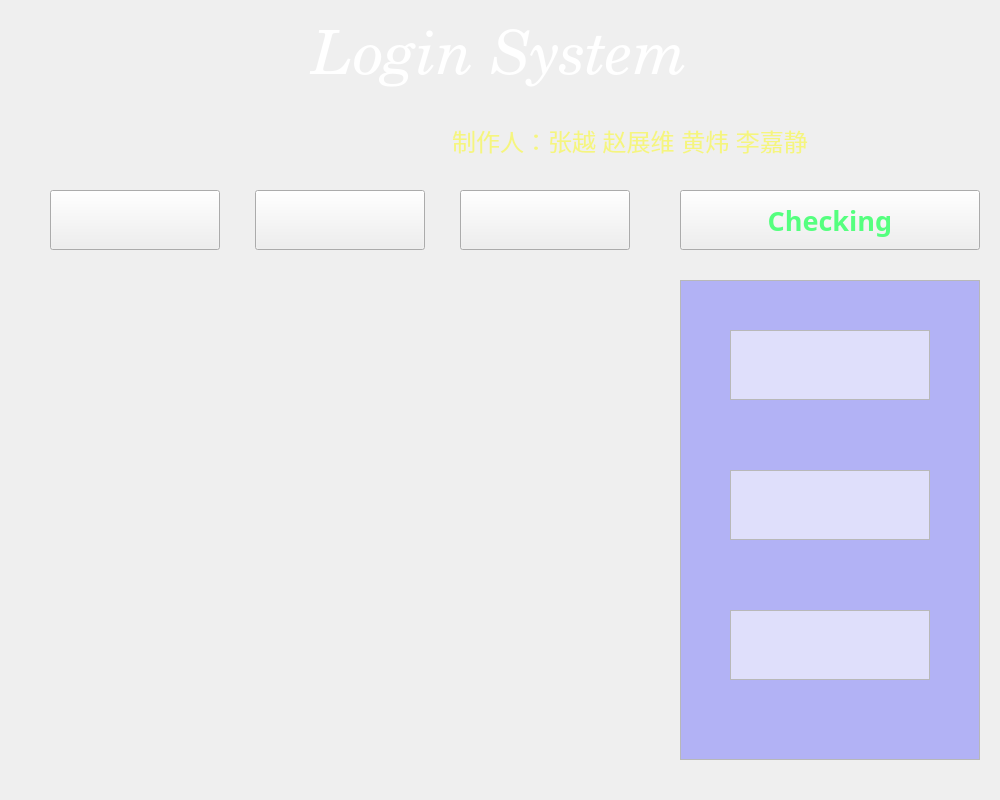
<?xml version="1.0" encoding="UTF-8"?>
<ui version="4.0">
 <class>MainWindow</class>
 <widget class="QMainWindow" name="MainWindow">
  <property name="geometry">
   <rect>
    <x>0</x>
    <y>0</y>
    <width>1000</width>
    <height>800</height>
   </rect>
  </property>
  <property name="windowTitle">
   <string>MainWindow</string>
  </property>
  <widget class="QWidget" name="centralwidget">
   <property name="styleSheet">
    <string notr="true"/>
   </property>
   <widget class="QStackedWidget" name="stackedWidget">
    <property name="geometry">
     <rect>
      <x>0</x>
      <y>0</y>
      <width>1000</width>
      <height>800</height>
     </rect>
    </property>
    <property name="frameShadow">
     <enum>QFrame::Plain</enum>
    </property>
    <property name="currentIndex">
     <number>0</number>
    </property>
    <widget class="QWidget" name="login">
     <widget class="QLabel" name="LoginLabel">
      <property name="geometry">
       <rect>
        <x>20</x>
        <y>280</y>
        <width>640</width>
        <height>480</height>
       </rect>
      </property>
      <property name="palette">
       <palette>
        <active>
         <colorrole role="Base">
          <brush brushstyle="SolidPattern">
           <color alpha="100">
            <red>255</red>
            <green>255</green>
            <blue>255</blue>
           </color>
          </brush>
         </colorrole>
         <colorrole role="Window">
          <brush brushstyle="SolidPattern">
           <color alpha="100">
            <red>240</red>
            <green>240</green>
            <blue>240</blue>
           </color>
          </brush>
         </colorrole>
        </active>
        <inactive>
         <colorrole role="Base">
          <brush brushstyle="SolidPattern">
           <color alpha="100">
            <red>255</red>
            <green>255</green>
            <blue>255</blue>
           </color>
          </brush>
         </colorrole>
         <colorrole role="Window">
          <brush brushstyle="SolidPattern">
           <color alpha="100">
            <red>240</red>
            <green>240</green>
            <blue>240</blue>
           </color>
          </brush>
         </colorrole>
        </inactive>
        <disabled>
         <colorrole role="Base">
          <brush brushstyle="SolidPattern">
           <color alpha="100">
            <red>240</red>
            <green>240</green>
            <blue>240</blue>
           </color>
          </brush>
         </colorrole>
         <colorrole role="Window">
          <brush brushstyle="SolidPattern">
           <color alpha="100">
            <red>240</red>
            <green>240</green>
            <blue>240</blue>
           </color>
          </brush>
         </colorrole>
        </disabled>
       </palette>
      </property>
      <property name="contextMenuPolicy">
       <enum>Qt::DefaultContextMenu</enum>
      </property>
      <property name="autoFillBackground">
       <bool>false</bool>
      </property>
      <property name="styleSheet">
       <string notr="true">background-image: url(:/icon/v1.png);</string>
      </property>
      <property name="text">
       <string/>
      </property>
     </widget>
     <widget class="QPushButton" name="pictureload">
      <property name="geometry">
       <rect>
        <x>50</x>
        <y>190</y>
        <width>170</width>
        <height>60</height>
       </rect>
      </property>
      <property name="palette">
       <palette>
        <active/>
        <inactive/>
        <disabled/>
       </palette>
      </property>
      <property name="font">
       <font>
        <family>黑体</family>
        <pointsize>12</pointsize>
       </font>
      </property>
      <property name="layoutDirection">
       <enum>Qt::LeftToRight</enum>
      </property>
      <property name="styleSheet">
       <string notr="true">border-image: url(:icon/button4.png);
image: url(:/icon/image.png);</string>
      </property>
      <property name="text">
       <string/>
      </property>
     </widget>
     <widget class="QPushButton" name="cameraload">
      <property name="geometry">
       <rect>
        <x>460</x>
        <y>190</y>
        <width>170</width>
        <height>60</height>
       </rect>
      </property>
      <property name="palette">
       <palette>
        <active/>
        <inactive/>
        <disabled/>
       </palette>
      </property>
      <property name="font">
       <font>
        <family>黑体</family>
        <pointsize>12</pointsize>
       </font>
      </property>
      <property name="styleSheet">
       <string notr="true">border-image: url(:icon/button5.png);
image: url(:/icon/instagram.png);</string>
      </property>
      <property name="text">
       <string/>
      </property>
     </widget>
     <widget class="QPushButton" name="videoload">
      <property name="geometry">
       <rect>
        <x>255</x>
        <y>190</y>
        <width>170</width>
        <height>60</height>
       </rect>
      </property>
      <property name="palette">
       <palette>
        <active/>
        <inactive/>
        <disabled/>
       </palette>
      </property>
      <property name="font">
       <font>
        <family>黑体</family>
        <pointsize>12</pointsize>
       </font>
      </property>
      <property name="styleSheet">
       <string notr="true">border-image: url(:icon/button2.png);
image: url(:/icon/video.png);</string>
      </property>
      <property name="text">
       <string/>
      </property>
     </widget>
     <widget class="QLabel" name="title">
      <property name="geometry">
       <rect>
        <x>200</x>
        <y>10</y>
        <width>600</width>
        <height>100</height>
       </rect>
      </property>
      <property name="palette">
       <palette>
        <active>
         <colorrole role="WindowText">
          <brush brushstyle="SolidPattern">
           <color alpha="255">
            <red>255</red>
            <green>255</green>
            <blue>255</blue>
           </color>
          </brush>
         </colorrole>
        </active>
        <inactive>
         <colorrole role="WindowText">
          <brush brushstyle="SolidPattern">
           <color alpha="255">
            <red>255</red>
            <green>255</green>
            <blue>255</blue>
           </color>
          </brush>
         </colorrole>
        </inactive>
        <disabled>
         <colorrole role="WindowText">
          <brush brushstyle="SolidPattern">
           <color alpha="255">
            <red>120</red>
            <green>120</green>
            <blue>120</blue>
           </color>
          </brush>
         </colorrole>
        </disabled>
       </palette>
      </property>
      <property name="font">
       <font>
        <family>Century</family>
        <pointsize>46</pointsize>
        <italic>true</italic>
       </font>
      </property>
      <property name="autoFillBackground">
       <bool>false</bool>
      </property>
      <property name="text">
       <string>Login System</string>
      </property>
      <property name="textFormat">
       <enum>Qt::AutoText</enum>
      </property>
      <property name="scaledContents">
       <bool>false</bool>
      </property>
      <property name="alignment">
       <set>Qt::AlignCenter</set>
      </property>
      <property name="wordWrap">
       <bool>false</bool>
      </property>
      <property name="margin">
       <number>0</number>
      </property>
      <property name="indent">
       <number>1</number>
      </property>
     </widget>
     <widget class="QTextBrowser" name="textBrowser">
      <property name="geometry">
       <rect>
        <x>680</x>
        <y>280</y>
        <width>300</width>
        <height>480</height>
       </rect>
      </property>
      <property name="palette">
       <palette>
        <active>
         <colorrole role="WindowText">
          <brush brushstyle="SolidPattern">
           <color alpha="255">
            <red>215</red>
            <green>215</green>
            <blue>215</blue>
           </color>
          </brush>
         </colorrole>
         <colorrole role="Text">
          <brush brushstyle="SolidPattern">
           <color alpha="255">
            <red>215</red>
            <green>215</green>
            <blue>215</blue>
           </color>
          </brush>
         </colorrole>
         <colorrole role="Base">
          <brush brushstyle="SolidPattern">
           <color alpha="100">
            <red>85</red>
            <green>85</green>
            <blue>255</blue>
           </color>
          </brush>
         </colorrole>
        </active>
        <inactive>
         <colorrole role="WindowText">
          <brush brushstyle="SolidPattern">
           <color alpha="255">
            <red>215</red>
            <green>215</green>
            <blue>215</blue>
           </color>
          </brush>
         </colorrole>
         <colorrole role="Text">
          <brush brushstyle="SolidPattern">
           <color alpha="255">
            <red>215</red>
            <green>215</green>
            <blue>215</blue>
           </color>
          </brush>
         </colorrole>
         <colorrole role="Base">
          <brush brushstyle="SolidPattern">
           <color alpha="100">
            <red>85</red>
            <green>85</green>
            <blue>255</blue>
           </color>
          </brush>
         </colorrole>
        </inactive>
        <disabled>
         <colorrole role="WindowText">
          <brush brushstyle="SolidPattern">
           <color alpha="255">
            <red>120</red>
            <green>120</green>
            <blue>120</blue>
           </color>
          </brush>
         </colorrole>
         <colorrole role="Text">
          <brush brushstyle="SolidPattern">
           <color alpha="255">
            <red>120</red>
            <green>120</green>
            <blue>120</blue>
           </color>
          </brush>
         </colorrole>
         <colorrole role="Base">
          <brush brushstyle="SolidPattern">
           <color alpha="255">
            <red>240</red>
            <green>240</green>
            <blue>240</blue>
           </color>
          </brush>
         </colorrole>
        </disabled>
       </palette>
      </property>
      <property name="styleSheet">
       <string notr="true"/>
      </property>
     </widget>
     <widget class="QPushButton" name="agreelogin">
      <property name="geometry">
       <rect>
        <x>680</x>
        <y>190</y>
        <width>300</width>
        <height>60</height>
       </rect>
      </property>
      <property name="palette">
       <palette>
        <active>
         <colorrole role="ButtonText">
          <brush brushstyle="SolidPattern">
           <color alpha="255">
            <red>85</red>
            <green>255</green>
            <blue>127</blue>
           </color>
          </brush>
         </colorrole>
        </active>
        <inactive>
         <colorrole role="ButtonText">
          <brush brushstyle="SolidPattern">
           <color alpha="255">
            <red>85</red>
            <green>255</green>
            <blue>127</blue>
           </color>
          </brush>
         </colorrole>
        </inactive>
        <disabled>
         <colorrole role="ButtonText">
          <brush brushstyle="SolidPattern">
           <color alpha="255">
            <red>120</red>
            <green>120</green>
            <blue>120</blue>
           </color>
          </brush>
         </colorrole>
        </disabled>
       </palette>
      </property>
      <property name="font">
       <font>
        <family>黑体</family>
        <pointsize>20</pointsize>
        <weight>75</weight>
        <italic>false</italic>
        <bold>true</bold>
        <kerning>true</kerning>
       </font>
      </property>
      <property name="styleSheet">
       <string notr="true">border-image: url(:icon/button3.png);</string>
      </property>
      <property name="text">
       <string>Checking</string>
      </property>
     </widget>
     <widget class="QWidget" name="loginwidget" native="true">
      <property name="geometry">
       <rect>
        <x>0</x>
        <y>0</y>
        <width>1000</width>
        <height>800</height>
       </rect>
      </property>
      <property name="styleSheet">
       <string notr="true">background-image: url(:icon/blued.png);
</string>
      </property>
     </widget>
     <widget class="QLabel" name="title_2">
      <property name="geometry">
       <rect>
        <x>330</x>
        <y>90</y>
        <width>600</width>
        <height>100</height>
       </rect>
      </property>
      <property name="palette">
       <palette>
        <active>
         <colorrole role="WindowText">
          <brush brushstyle="SolidPattern">
           <color alpha="255">
            <red>245</red>
            <green>245</green>
            <blue>127</blue>
           </color>
          </brush>
         </colorrole>
        </active>
        <inactive>
         <colorrole role="WindowText">
          <brush brushstyle="SolidPattern">
           <color alpha="255">
            <red>245</red>
            <green>245</green>
            <blue>127</blue>
           </color>
          </brush>
         </colorrole>
        </inactive>
        <disabled>
         <colorrole role="WindowText">
          <brush brushstyle="SolidPattern">
           <color alpha="255">
            <red>120</red>
            <green>120</green>
            <blue>120</blue>
           </color>
          </brush>
         </colorrole>
        </disabled>
       </palette>
      </property>
      <property name="font">
       <font>
        <family>Century</family>
        <pointsize>18</pointsize>
        <italic>false</italic>
       </font>
      </property>
      <property name="autoFillBackground">
       <bool>false</bool>
      </property>
      <property name="text">
       <string>制作人：张越 赵展维 黄炜 李嘉静</string>
      </property>
      <property name="textFormat">
       <enum>Qt::AutoText</enum>
      </property>
      <property name="scaledContents">
       <bool>false</bool>
      </property>
      <property name="alignment">
       <set>Qt::AlignCenter</set>
      </property>
      <property name="wordWrap">
       <bool>false</bool>
      </property>
      <property name="margin">
       <number>0</number>
      </property>
      <property name="indent">
       <number>1</number>
      </property>
     </widget>
     <widget class="QTextBrowser" name="textBrowser_2">
      <property name="geometry">
       <rect>
        <x>730</x>
        <y>330</y>
        <width>200</width>
        <height>70</height>
       </rect>
      </property>
      <property name="palette">
       <palette>
        <active>
         <colorrole role="Base">
          <brush brushstyle="SolidPattern">
           <color alpha="150">
            <red>255</red>
            <green>255</green>
            <blue>255</blue>
           </color>
          </brush>
         </colorrole>
        </active>
        <inactive>
         <colorrole role="Base">
          <brush brushstyle="SolidPattern">
           <color alpha="150">
            <red>255</red>
            <green>255</green>
            <blue>255</blue>
           </color>
          </brush>
         </colorrole>
        </inactive>
        <disabled>
         <colorrole role="Base">
          <brush brushstyle="SolidPattern">
           <color alpha="255">
            <red>240</red>
            <green>240</green>
            <blue>240</blue>
           </color>
          </brush>
         </colorrole>
        </disabled>
       </palette>
      </property>
     </widget>
     <widget class="QTextBrowser" name="textBrowser_3">
      <property name="geometry">
       <rect>
        <x>730</x>
        <y>470</y>
        <width>200</width>
        <height>70</height>
       </rect>
      </property>
      <property name="palette">
       <palette>
        <active>
         <colorrole role="Base">
          <brush brushstyle="SolidPattern">
           <color alpha="150">
            <red>255</red>
            <green>255</green>
            <blue>255</blue>
           </color>
          </brush>
         </colorrole>
        </active>
        <inactive>
         <colorrole role="Base">
          <brush brushstyle="SolidPattern">
           <color alpha="150">
            <red>255</red>
            <green>255</green>
            <blue>255</blue>
           </color>
          </brush>
         </colorrole>
        </inactive>
        <disabled>
         <colorrole role="Base">
          <brush brushstyle="SolidPattern">
           <color alpha="255">
            <red>240</red>
            <green>240</green>
            <blue>240</blue>
           </color>
          </brush>
         </colorrole>
        </disabled>
       </palette>
      </property>
     </widget>
     <widget class="QTextBrowser" name="textBrowser_4">
      <property name="geometry">
       <rect>
        <x>730</x>
        <y>610</y>
        <width>200</width>
        <height>70</height>
       </rect>
      </property>
      <property name="palette">
       <palette>
        <active>
         <colorrole role="Base">
          <brush brushstyle="SolidPattern">
           <color alpha="150">
            <red>255</red>
            <green>255</green>
            <blue>255</blue>
           </color>
          </brush>
         </colorrole>
        </active>
        <inactive>
         <colorrole role="Base">
          <brush brushstyle="SolidPattern">
           <color alpha="150">
            <red>255</red>
            <green>255</green>
            <blue>255</blue>
           </color>
          </brush>
         </colorrole>
        </inactive>
        <disabled>
         <colorrole role="Base">
          <brush brushstyle="SolidPattern">
           <color alpha="255">
            <red>240</red>
            <green>240</green>
            <blue>240</blue>
           </color>
          </brush>
         </colorrole>
        </disabled>
       </palette>
      </property>
     </widget>
     <zorder>loginwidget</zorder>
     <zorder>cameraload</zorder>
     <zorder>LoginLabel</zorder>
     <zorder>pictureload</zorder>
     <zorder>videoload</zorder>
     <zorder>title</zorder>
     <zorder>textBrowser</zorder>
     <zorder>agreelogin</zorder>
     <zorder>title_2</zorder>
     <zorder>textBrowser_2</zorder>
     <zorder>textBrowser_3</zorder>
     <zorder>textBrowser_4</zorder>
    </widget>
    <widget class="QWidget" name="selectgame">
     <widget class="QLabel" name="game1label">
      <property name="geometry">
       <rect>
        <x>570</x>
        <y>150</y>
        <width>121</width>
        <height>131</height>
       </rect>
      </property>
      <property name="text">
       <string>TextLabel</string>
      </property>
     </widget>
     <widget class="QPushButton" name="game1button">
      <property name="geometry">
       <rect>
        <x>340</x>
        <y>200</y>
        <width>93</width>
        <height>28</height>
       </rect>
      </property>
      <property name="text">
       <string>Game1</string>
      </property>
     </widget>
    </widget>
    <widget class="QWidget" name="game1">
     <widget class="QPushButton" name="exit1">
      <property name="geometry">
       <rect>
        <x>830</x>
        <y>20</y>
        <width>150</width>
        <height>60</height>
       </rect>
      </property>
      <property name="palette">
       <palette>
        <active/>
        <inactive/>
        <disabled/>
       </palette>
      </property>
      <property name="font">
       <font>
        <family>黑体</family>
        <pointsize>15</pointsize>
       </font>
      </property>
      <property name="styleSheet">
       <string notr="true">image: url(:/icon/log-out.png);
border-image: url(:/icon/button5.png);</string>
      </property>
      <property name="text">
       <string/>
      </property>
     </widget>
     <widget class="QPushButton" name="cap_control1">
      <property name="geometry">
       <rect>
        <x>20</x>
        <y>20</y>
        <width>150</width>
        <height>60</height>
       </rect>
      </property>
      <property name="palette">
       <palette>
        <active/>
        <inactive/>
        <disabled/>
       </palette>
      </property>
      <property name="font">
       <font>
        <family>黑体</family>
        <pointsize>15</pointsize>
       </font>
      </property>
      <property name="styleSheet">
       <string notr="true">border-image: url(:icon/button6.png);
image: url(:/icon/play.png);
</string>
      </property>
      <property name="text">
       <string/>
      </property>
     </widget>
     <widget class="QWidget" name="game1widget" native="true">
      <property name="geometry">
       <rect>
        <x>0</x>
        <y>0</y>
        <width>1000</width>
        <height>800</height>
       </rect>
      </property>
      <property name="styleSheet">
       <string notr="true">background-image: url(:icon/blued.png);</string>
      </property>
     </widget>
     <widget class="QLabel" name="DisplayLabel1">
      <property name="geometry">
       <rect>
        <x>50</x>
        <y>100</y>
        <width>900</width>
        <height>675</height>
       </rect>
      </property>
      <property name="palette">
       <palette>
        <active>
         <colorrole role="Base">
          <brush brushstyle="SolidPattern">
           <color alpha="255">
            <red>255</red>
            <green>255</green>
            <blue>255</blue>
           </color>
          </brush>
         </colorrole>
         <colorrole role="Window">
          <brush brushstyle="SolidPattern">
           <color alpha="100">
            <red>240</red>
            <green>240</green>
            <blue>240</blue>
           </color>
          </brush>
         </colorrole>
        </active>
        <inactive>
         <colorrole role="Base">
          <brush brushstyle="SolidPattern">
           <color alpha="255">
            <red>255</red>
            <green>255</green>
            <blue>255</blue>
           </color>
          </brush>
         </colorrole>
         <colorrole role="Window">
          <brush brushstyle="SolidPattern">
           <color alpha="100">
            <red>240</red>
            <green>240</green>
            <blue>240</blue>
           </color>
          </brush>
         </colorrole>
        </inactive>
        <disabled>
         <colorrole role="Base">
          <brush brushstyle="SolidPattern">
           <color alpha="100">
            <red>240</red>
            <green>240</green>
            <blue>240</blue>
           </color>
          </brush>
         </colorrole>
         <colorrole role="Window">
          <brush brushstyle="SolidPattern">
           <color alpha="100">
            <red>240</red>
            <green>240</green>
            <blue>240</blue>
           </color>
          </brush>
         </colorrole>
        </disabled>
       </palette>
      </property>
      <property name="autoFillBackground">
       <bool>false</bool>
      </property>
      <property name="styleSheet">
       <string notr="true">background-image: url(:/icon/v2.png);</string>
      </property>
      <property name="lineWidth">
       <number>5</number>
      </property>
      <property name="text">
       <string/>
      </property>
     </widget>
     <widget class="QLabel" name="title2">
      <property name="geometry">
       <rect>
        <x>250</x>
        <y>10</y>
        <width>500</width>
        <height>80</height>
       </rect>
      </property>
      <property name="palette">
       <palette>
        <active>
         <colorrole role="WindowText">
          <brush brushstyle="SolidPattern">
           <color alpha="255">
            <red>255</red>
            <green>170</green>
            <blue>255</blue>
           </color>
          </brush>
         </colorrole>
        </active>
        <inactive>
         <colorrole role="WindowText">
          <brush brushstyle="SolidPattern">
           <color alpha="255">
            <red>255</red>
            <green>170</green>
            <blue>255</blue>
           </color>
          </brush>
         </colorrole>
        </inactive>
        <disabled>
         <colorrole role="WindowText">
          <brush brushstyle="SolidPattern">
           <color alpha="255">
            <red>120</red>
            <green>120</green>
            <blue>120</blue>
           </color>
          </brush>
         </colorrole>
        </disabled>
       </palette>
      </property>
      <property name="font">
       <font>
        <family>Century</family>
        <pointsize>46</pointsize>
        <italic>true</italic>
       </font>
      </property>
      <property name="text">
       <string>Flappy Bird</string>
      </property>
      <property name="alignment">
       <set>Qt::AlignCenter</set>
      </property>
     </widget>
     <zorder>game1widget</zorder>
     <zorder>exit1</zorder>
     <zorder>cap_control1</zorder>
     <zorder>DisplayLabel1</zorder>
     <zorder>title2</zorder>
    </widget>
   </widget>
  </widget>
 </widget>
 <resources>
  <include location="icon/sourse.qrc"/>
 </resources>
 <connections/>
</ui>
